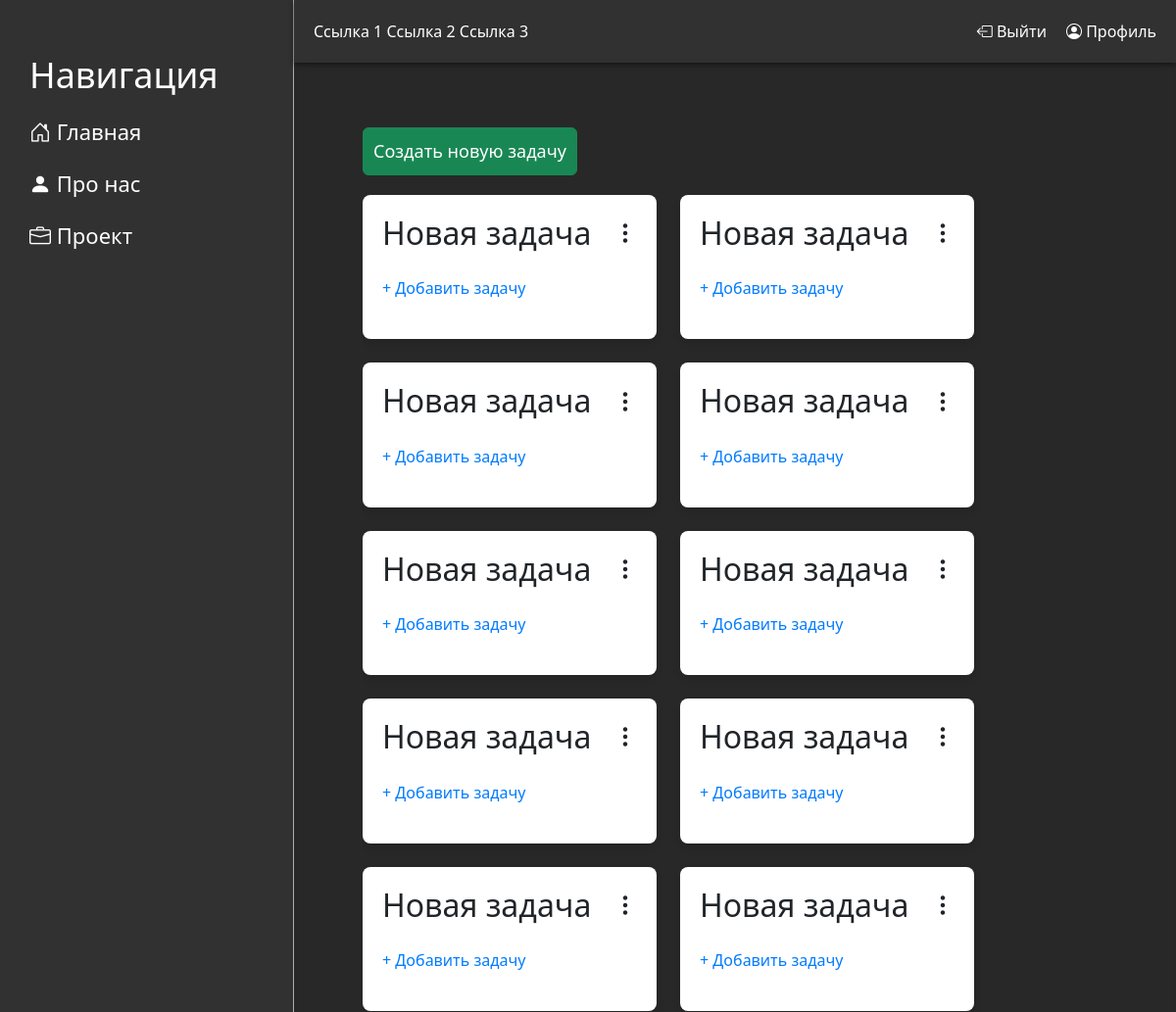
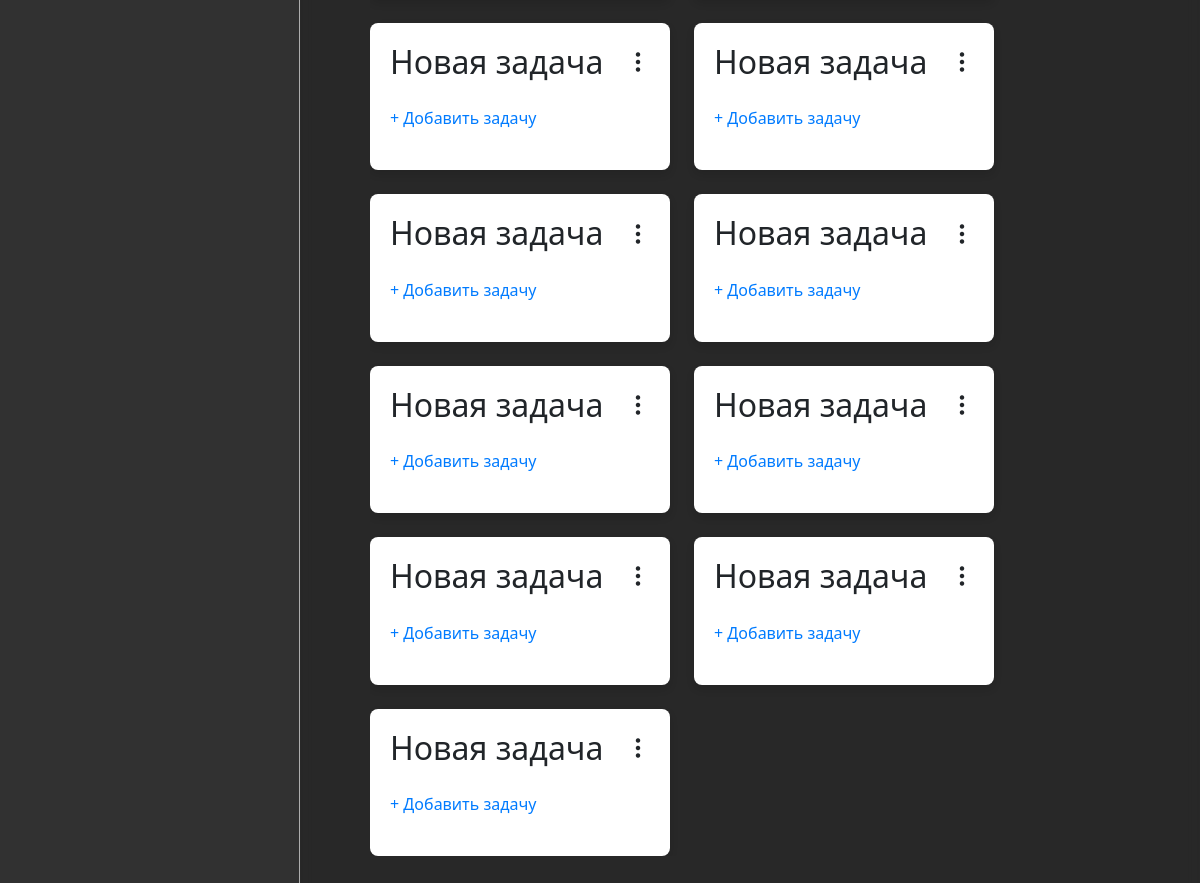
/management/ (signed in), run on an earlier commit of the app's database (2 pictures, top to bottom).
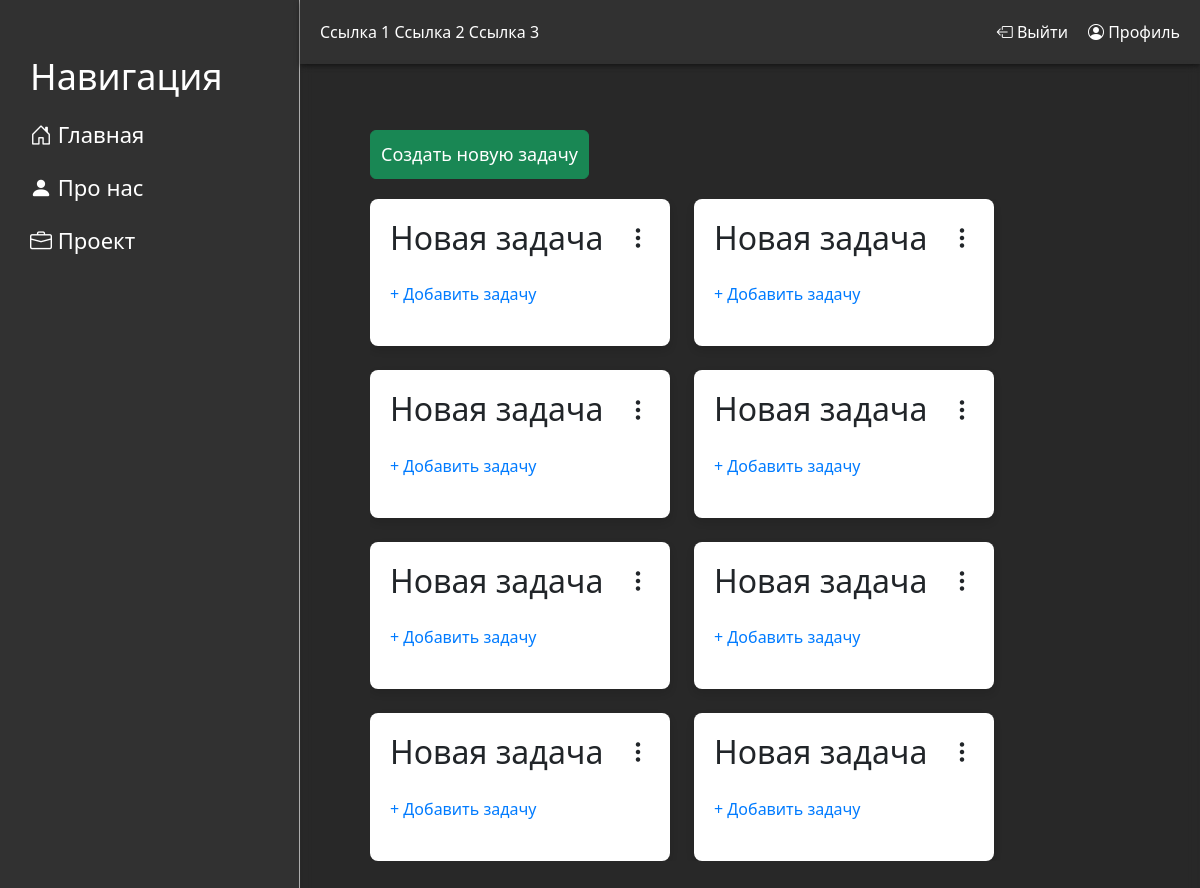
And on a later commit of the database.
### management/models.py (models this page shows, shortened)
class Task(models.Model):
    user = models.ForeignKey(settings.AUTH_USER_MODEL, on_delete=models.CASCADE, related_name='tasks')
    title = models.CharField(max_length=255, verbose_name='Название задачи')
    description = models.TextField(verbose_name='Описание задачи', blank=True, null=True)
    created_at = models.DateTimeField(auto_now_add=True, verbose_name='Дата создания')
    tasks = models.TextField(verbose_name='Список задач', blank=True, null=True)
    class Meta:
        verbose_name = 'Задача'
        verbose_name_plural = 'Задачи'
    def get_tasks(self):
        if self.tasks:
            try:
                return json.loads(self.tasks)
            except json.JSONDecodeError:
                return []
        return []

### management/views.py (the view)
# urls.py: path('', views.main_management, name="main_management"),
@login_required
def main_management(request):
    tasks = Task.objects.filter(user=request.user)
    context = {
        'title': 'Management',
        'tasks': tasks,
    }
    return render(request, 'management/main_management.html', context)

### management/templates/management/main_management.html (shortened to what this page needs)
{% extends 'main/layout.html' %}
{% load static %}
{% block content %}
<div class="management-container">
    <div class="controls">
        <button class="btn btn-success" type="button" onclick="createNewColumn()">Создать новую задачу</button>
    </div>
    <div class="columns-wrapper">
        <div class="columns-container">
            {% for task in tasks %}
            <div class="column-wrapper">
                <div class="column" data-task-id="{{ task.id }}">
                    <div class="task-header">
                        <h2 ondblclick="renameColumnInline(this)">{{ task.title }}</h2>
                        <div class="dropdown">
                            <i class="bi bi-three-dots-vertical" onclick="toggleMenu(this)"></i>
                        </div>
                    </div>
                    <span class="add-task" onclick="addTask(this)">+ Добавить задачу</span>
                </div>
            </div>
            {% endfor %}
        </div>
    </div>
</div>
{% endblock %}

What changed in the data, as far as the page shows it:
removed Task: title "Новая задача"
removed Task: title "Новая задача"
removed Task: title "Новая задача"
removed Task: title "Новая задача"
removed Task: title "Новая задача"
removed Task: title "Новая задача"
removed Task: title "Новая задача"
removed Task: title "Новая задача"
removed Task: title "Новая задача"
removed Task: title "Новая задача"
removed Task: title "Новая задача"
